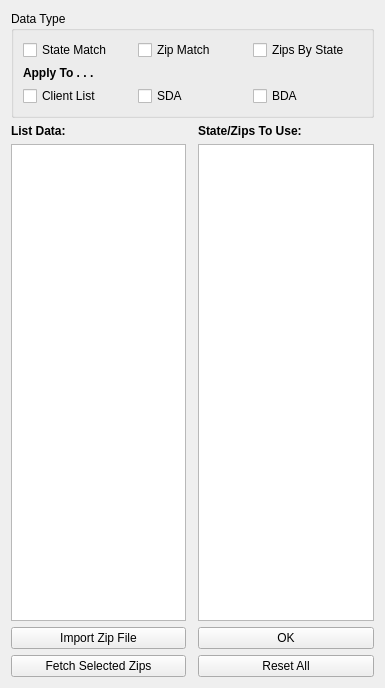
<?xml version="1.0" encoding="UTF-8"?>
<ui version="4.0">
 <class>Form</class>
 <widget class="QWidget" name="Form">
  <property name="windowModality">
   <enum>Qt::NonModal</enum>
  </property>
  <property name="geometry">
   <rect>
    <x>0</x>
    <y>0</y>
    <width>385</width>
    <height>688</height>
   </rect>
  </property>
  <property name="windowTitle">
   <string>State / Zip Editor</string>
  </property>
  <layout class="QGridLayout" name="gridLayout">
   <item row="8" column="2">
    <widget class="QPushButton" name="resetAll_pushButton">
     <property name="text">
      <string>Reset All</string>
     </property>
    </widget>
   </item>
   <item row="6" column="2">
    <widget class="QListWidget" name="final_state_zip_listWidget">
     <property name="dragDropMode">
      <enum>QAbstractItemView::DragDrop</enum>
     </property>
     <property name="defaultDropAction">
      <enum>Qt::MoveAction</enum>
     </property>
     <property name="selectionMode">
      <enum>QAbstractItemView::ExtendedSelection</enum>
     </property>
    </widget>
   </item>
   <item row="6" column="0">
    <widget class="QListWidget" name="state_zip_listWidget">
     <property name="dragDropMode">
      <enum>QAbstractItemView::DragDrop</enum>
     </property>
     <property name="defaultDropAction">
      <enum>Qt::MoveAction</enum>
     </property>
     <property name="selectionMode">
      <enum>QAbstractItemView::ExtendedSelection</enum>
     </property>
    </widget>
   </item>
   <item row="4" column="0">
    <widget class="QLabel" name="sourceStateZip_label">
     <property name="font">
      <font>
       <weight>75</weight>
       <bold>true</bold>
      </font>
     </property>
     <property name="text">
      <string>List Data: </string>
     </property>
    </widget>
   </item>
   <item row="8" column="0">
    <widget class="QPushButton" name="fetchZips_pushButton">
     <property name="text">
      <string>Fetch Selected Zips</string>
     </property>
    </widget>
   </item>
   <item row="4" column="2">
    <widget class="QLabel" name="label_2">
     <property name="font">
      <font>
       <weight>75</weight>
       <bold>true</bold>
      </font>
     </property>
     <property name="text">
      <string>State/Zips To Use:</string>
     </property>
    </widget>
   </item>
   <item row="7" column="2">
    <widget class="QPushButton" name="ok_pushButton">
     <property name="text">
      <string>OK</string>
     </property>
    </widget>
   </item>
   <item row="7" column="0">
    <widget class="QPushButton" name="import_pushButton">
     <property name="text">
      <string>Import Zip File</string>
     </property>
    </widget>
   </item>
   <item row="0" column="0" colspan="3">
    <widget class="QGroupBox" name="groupBox">
     <property name="minimumSize">
      <size>
       <width>0</width>
       <height>0</height>
      </size>
     </property>
     <property name="maximumSize">
      <size>
       <width>16777215</width>
       <height>175</height>
      </size>
     </property>
     <property name="title">
      <string>Data Type</string>
     </property>
     <layout class="QGridLayout" name="gridLayout_2">
      <item row="0" column="0">
       <widget class="QCheckBox" name="stateMatch_checkBox">
        <property name="text">
         <string>State Match</string>
        </property>
       </widget>
      </item>
      <item row="0" column="2">
       <widget class="QCheckBox" name="zipsByState_checkBox">
        <property name="text">
         <string>Zips By State</string>
        </property>
       </widget>
      </item>
      <item row="5" column="1">
       <widget class="QCheckBox" name="sda_checkBox">
        <property name="text">
         <string>SDA</string>
        </property>
       </widget>
      </item>
      <item row="5" column="2">
       <widget class="QCheckBox" name="bda_checkBox">
        <property name="text">
         <string>BDA</string>
        </property>
       </widget>
      </item>
      <item row="4" column="0">
       <widget class="QLabel" name="label">
        <property name="font">
         <font>
          <weight>75</weight>
          <bold>true</bold>
         </font>
        </property>
        <property name="text">
         <string>Apply To . . .</string>
        </property>
       </widget>
      </item>
      <item row="0" column="1">
       <widget class="QCheckBox" name="zipMatch_checkBox">
        <property name="text">
         <string>Zip Match</string>
        </property>
       </widget>
      </item>
      <item row="5" column="0">
       <widget class="QCheckBox" name="clientList_checkBox">
        <property name="text">
         <string>Client List</string>
        </property>
       </widget>
      </item>
     </layout>
    </widget>
   </item>
  </layout>
 </widget>
 <resources/>
 <connections/>
</ui>
